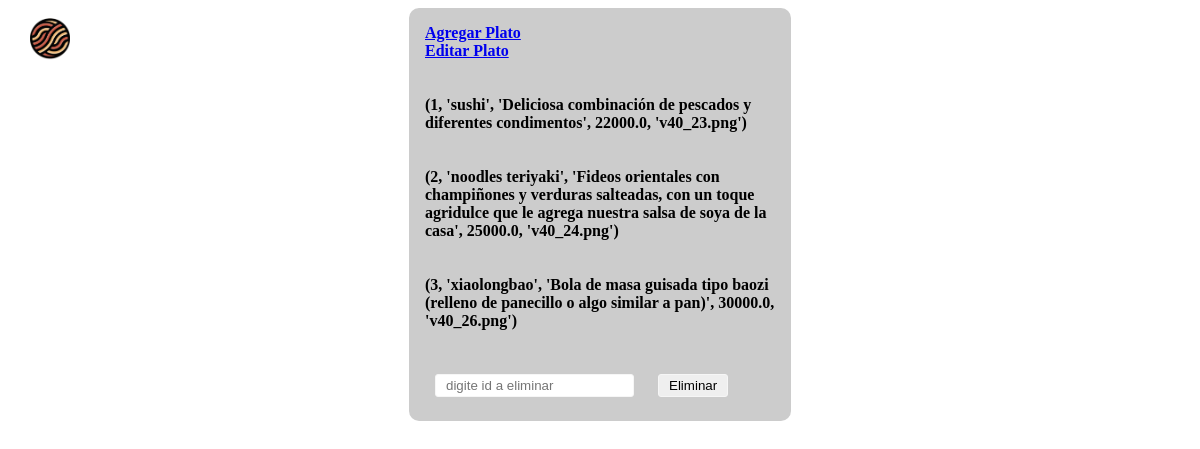
/gestionPlato (signed in), run on an earlier commit of the app's database.
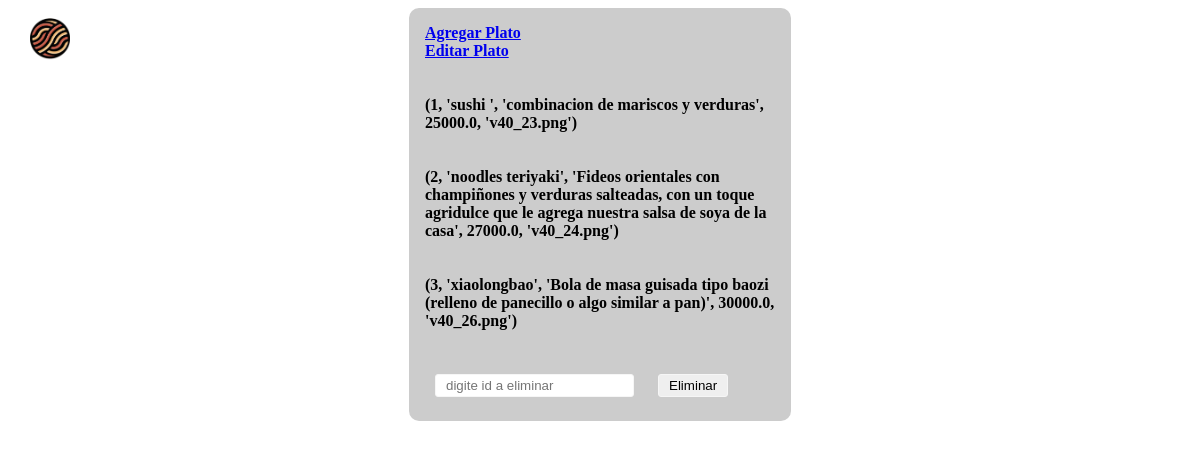
And on a later commit of the database.
### tables this page shows
CREATE TABLE PLATO( 
       ID INTEGER PRIMARY KEY AUTOINCREMENT NOT NULL,
	   NOMBRE VARCHAR NOT NULL,
	   DESCRIPCION VARCHAR NOT NULL,
	   PRECIO REAL NOT NULL,
	   FOTO VARCHAR NOT NULL
);

### app.py (the view, shortened to what this page needs)
@app.route('/gestionPlato', methods=['GET','POST'])
@login_required
def gestionarPlato():
    global sesion_ini
    db = get_db()
    global lista_platos
    if(sesion_ini==True):
        if(request.method =="GET"):
            lista_platos=[]
            query20='SELECT * FROM PLATO'
            for row in db.execute(query20):
                lista_platos.append(row)
            return render_template('gestionarPlato.html',lista_platos=lista_platos)
    else:return redirect('/login')

### app.py (called while the page is built)
def login_required(view):
    @functools.wraps( view )
    def wrapped_view(**kwargs):
        global encontrado
        if encontrado is None:
            return redirect( url_for( 'login' ) )
        return view( **kwargs )
    return wrapped_view

### db.py (called while the page is built)
def get_db():
    try:
        if 'db' not in g:
            print('conectada')
            g.db = sqlite3.connect('NoodlesCompany.db')
        return g.db
    except Error:
        print(Error)

### templates/gestionarPlato.html (shortened to what this page needs)
<!DOCTYPE html>
<html>
<head>
    <link rel="stylesheet" href="{{ url_for('static',filename='css/Agregar.css') }}" type="text/css">
</head>
<body>
<strong><form method="POST" action="/gestionPlato">
    <a  href="/perfil">
        <div class="v40_13"></div>
    </a>
    <a  href="/agregar_plato">
        <div class="3">Agregar Plato</div>
    </a>
    <a  href="/editar_plato">
        <div class="3">Editar Plato</div>
    </a>
    <br><br>
    {%for i in lista_platos%}
            <div id="1" name="1">{{i}}</div>
            <br><br>
    {%endfor%}
    <input type="text" id="3" name="3" placeholder="digite id a eliminar">
    <input type="submit" id="2"  value="Eliminar">
</form>
</strong>
</body>
</html>

What changed in the data, as far as the page shows it:
changed PLATO (number 1 of 3 on the later page): i "(1, 'sushi', 'Deliciosa combinación de pescados y diferentes condimentos', 22000.0, 'v40_23.png')" → "(1, 'sushi ', 'combinacion de mariscos y verduras', 25000.0, 'v40_23.png')"
changed PLATO (number 2 of 3 on the later page): i "…soya de la casa', 25000.0, 'v40_24.png')" → "…soya de la casa', 27000.0, 'v40_24.png')"
